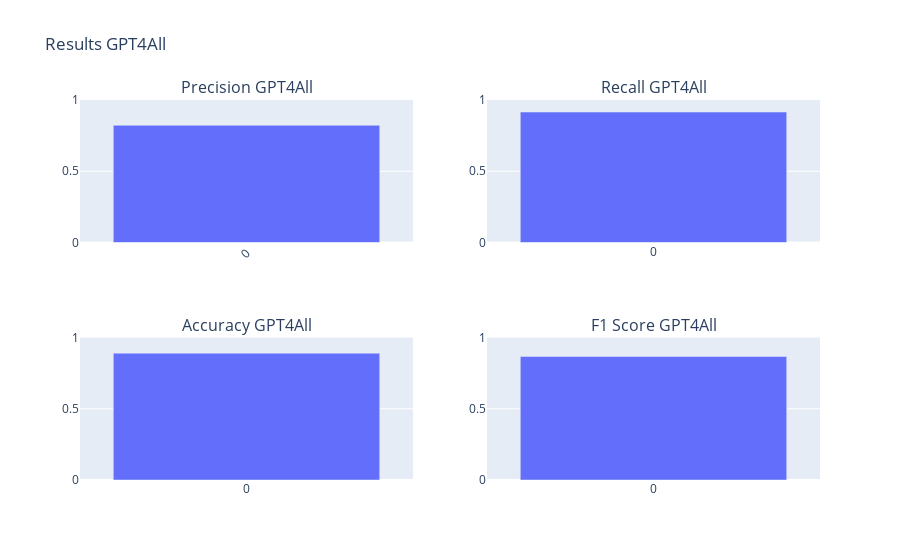

Notebook cell for this chart:
### Markdown cell above
### Random sample 1000

### Code cell
folder = "data/results/chat_gpt/random_sample_1000"
files = get_json_files(folder)

results_cg = calculate_results(files, folder, model_name="GPT4All")
create_chart(results_cg)

### Figure 1 — Plotly figure (JSON) as saved in the notebook; plotly's stock layout.template omitted (floating-point values rounded to 4 significant figures)
{"data": [{"alignmentgroup": "True", "hovertemplate": "Index=%{x}<br>Accuracy=%{y}<extra></extra>", "legendgroup": "", "marker": {"color": "#636efa", "pattern": {"shape": ""}}, "name": "", "offsetgroup": "", "orientation": "v", "showlegend": false, "textposition": "auto", "type": "bar", "x": ["0"], "xaxis": "x3", "y": [0.89], "yaxis": "y3"}, {"alignmentgroup": "True", "hovertemplate": "Index=%{x}<br>Precision=%{y}<extra></extra>", "legendgroup": "", "marker": {"color": "#636efa", "pattern": {"shape": ""}}, "name": "", "offsetgroup": "", "orientation": "v", "showlegend": false, "textposition": "auto", "type": "bar", "x": ["0"], "xaxis": "x", "y": [0.8226], "yaxis": "y"}, {"alignmentgroup": "True", "hovertemplate": "Index=%{x}<br>Recall=%{y}<extra></extra>", "legendgroup": "", "marker": {"color": "#636efa", "pattern": {"shape": ""}}, "name": "", "offsetgroup": "", "orientation": "v", "showlegend": false, "textposition": "auto", "type": "bar", "x": ["0"], "xaxis": "x2", "y": [0.9154], "yaxis": "y2"}, {"alignmentgroup": "True", "hovertemplate": "Index=%{x}<br>F1 Score=%{y}<extra></extra>", "legendgroup": "", "marker": {"color": "#636efa", "pattern": {"shape": ""}}, "name": "", "offsetgroup": "", "orientation": "v", "showlegend": false, "textposition": "auto", "type": "bar", "x": ["0"], "xaxis": "x4", "y": [0.8665], "yaxis": "y4"}], "layout": {"annotations": [{"font": {"size": 16}, "showarrow": false, "text": "Precision GPT4All", "x": 0.225, "xanchor": "center", "xref": "paper", "y": 1, "yanchor": "bottom", "yref": "paper"}, {"font": {"size": 16}, "showarrow": false, "text": "Recall GPT4All", "x": 0.775, "xanchor": "center", "xref": "paper", "y": 1, "yanchor": "bottom", "yref": "paper"}, {"font": {"size": 16}, "showarrow": false, "text": "Accuracy GPT4All", "x": 0.225, "xanchor": "center", "xref": "paper", "y": 0.375, "yanchor": "bottom", "yref": "paper"}, {"font": {"size": 16}, "showarrow": false, "text": "F1 Score GPT4All", "x": 0.775, "xanchor": "center", "xref": "paper", "y": 0.375, "yanchor": "bottom", "yref": "paper"}], "title": {"text": "Results GPT4All"}, "xaxis": {"anchor": "y", "domain": [0, 0.45], "tickangle": -45}, "xaxis2": {"anchor": "y2", "domain": [0.55, 1]}, "xaxis3": {"anchor": "y3", "domain": [0, 0.45]}, "xaxis4": {"anchor": "y4", "domain": [0.55, 1]}, "yaxis": {"anchor": "x", "domain": [0.625, 1], "range": [0, 1]}, "yaxis2": {"anchor": "x2", "domain": [0.625, 1], "range": [0, 1]}, "yaxis3": {"anchor": "x3", "domain": [0, 0.375], "range": [0, 1]}, "yaxis4": {"anchor": "x4", "domain": [0, 0.375], "range": [0, 1]}}}
